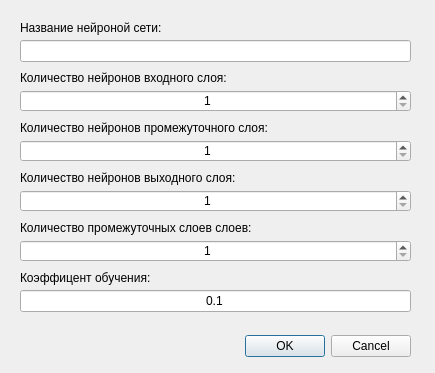
<?xml version="1.0" encoding="UTF-8"?>
<ui version="4.0">
 <class>Dialog</class>
 <widget class="QDialog" name="Dialog">
  <property name="geometry">
   <rect>
    <x>0</x>
    <y>0</y>
    <width>435</width>
    <height>373</height>
   </rect>
  </property>
  <property name="windowTitle">
   <string>Dialog</string>
  </property>
  <widget class="QDialogButtonBox" name="buttonBox">
   <property name="geometry">
    <rect>
     <x>20</x>
     <y>330</y>
     <width>391</width>
     <height>32</height>
    </rect>
   </property>
   <property name="layoutDirection">
    <enum>Qt::LeftToRight</enum>
   </property>
   <property name="orientation">
    <enum>Qt::Horizontal</enum>
   </property>
   <property name="standardButtons">
    <set>QDialogButtonBox::Cancel|QDialogButtonBox::Ok</set>
   </property>
  </widget>
  <widget class="QLabel" name="label_6">
   <property name="geometry">
    <rect>
     <x>20</x>
     <y>270</y>
     <width>391</width>
     <height>16</height>
    </rect>
   </property>
   <property name="text">
    <string>Коэффицент обучения:</string>
   </property>
  </widget>
  <widget class="QLabel" name="label_2">
   <property name="geometry">
    <rect>
     <x>20</x>
     <y>70</y>
     <width>391</width>
     <height>16</height>
    </rect>
   </property>
   <property name="text">
    <string>Количество нейронов входного слоя:</string>
   </property>
  </widget>
  <widget class="QSpinBox" name="spinBox">
   <property name="geometry">
    <rect>
     <x>20</x>
     <y>90</y>
     <width>391</width>
     <height>22</height>
    </rect>
   </property>
   <property name="alignment">
    <set>Qt::AlignCenter</set>
   </property>
   <property name="minimum">
    <number>1</number>
   </property>
   <property name="maximum">
    <number>1000000</number>
   </property>
  </widget>
  <widget class="QLineEdit" name="lineEdit">
   <property name="geometry">
    <rect>
     <x>20</x>
     <y>40</y>
     <width>391</width>
     <height>22</height>
    </rect>
   </property>
   <property name="alignment">
    <set>Qt::AlignCenter</set>
   </property>
  </widget>
  <widget class="QSpinBox" name="spinBox_3">
   <property name="geometry">
    <rect>
     <x>20</x>
     <y>190</y>
     <width>391</width>
     <height>22</height>
    </rect>
   </property>
   <property name="alignment">
    <set>Qt::AlignCenter</set>
   </property>
   <property name="minimum">
    <number>1</number>
   </property>
   <property name="maximum">
    <number>1000000</number>
   </property>
  </widget>
  <widget class="QLabel" name="label_5">
   <property name="geometry">
    <rect>
     <x>20</x>
     <y>220</y>
     <width>391</width>
     <height>16</height>
    </rect>
   </property>
   <property name="text">
    <string>Количество промежуточных слоев слоев:</string>
   </property>
  </widget>
  <widget class="QSpinBox" name="spinBox_4">
   <property name="geometry">
    <rect>
     <x>20</x>
     <y>240</y>
     <width>391</width>
     <height>22</height>
    </rect>
   </property>
   <property name="alignment">
    <set>Qt::AlignCenter</set>
   </property>
   <property name="minimum">
    <number>1</number>
   </property>
   <property name="maximum">
    <number>1000000</number>
   </property>
  </widget>
  <widget class="QLabel" name="label">
   <property name="geometry">
    <rect>
     <x>20</x>
     <y>20</y>
     <width>391</width>
     <height>16</height>
    </rect>
   </property>
   <property name="text">
    <string>Название нейроной сети:</string>
   </property>
  </widget>
  <widget class="QLabel" name="label_3">
   <property name="geometry">
    <rect>
     <x>20</x>
     <y>120</y>
     <width>391</width>
     <height>16</height>
    </rect>
   </property>
   <property name="text">
    <string>Количество нейронов промежуточного слоя:</string>
   </property>
  </widget>
  <widget class="QSpinBox" name="spinBox_2">
   <property name="geometry">
    <rect>
     <x>20</x>
     <y>140</y>
     <width>391</width>
     <height>22</height>
    </rect>
   </property>
   <property name="alignment">
    <set>Qt::AlignCenter</set>
   </property>
   <property name="minimum">
    <number>1</number>
   </property>
   <property name="maximum">
    <number>1000000</number>
   </property>
  </widget>
  <widget class="QLineEdit" name="lineEdit_2">
   <property name="geometry">
    <rect>
     <x>20</x>
     <y>290</y>
     <width>391</width>
     <height>22</height>
    </rect>
   </property>
   <property name="text">
    <string>0.1</string>
   </property>
   <property name="alignment">
    <set>Qt::AlignCenter</set>
   </property>
  </widget>
  <widget class="QLabel" name="label_4">
   <property name="geometry">
    <rect>
     <x>20</x>
     <y>170</y>
     <width>391</width>
     <height>16</height>
    </rect>
   </property>
   <property name="text">
    <string>Количество нейронов выходного слоя:</string>
   </property>
  </widget>
 </widget>
 <resources/>
 <connections/>
</ui>
